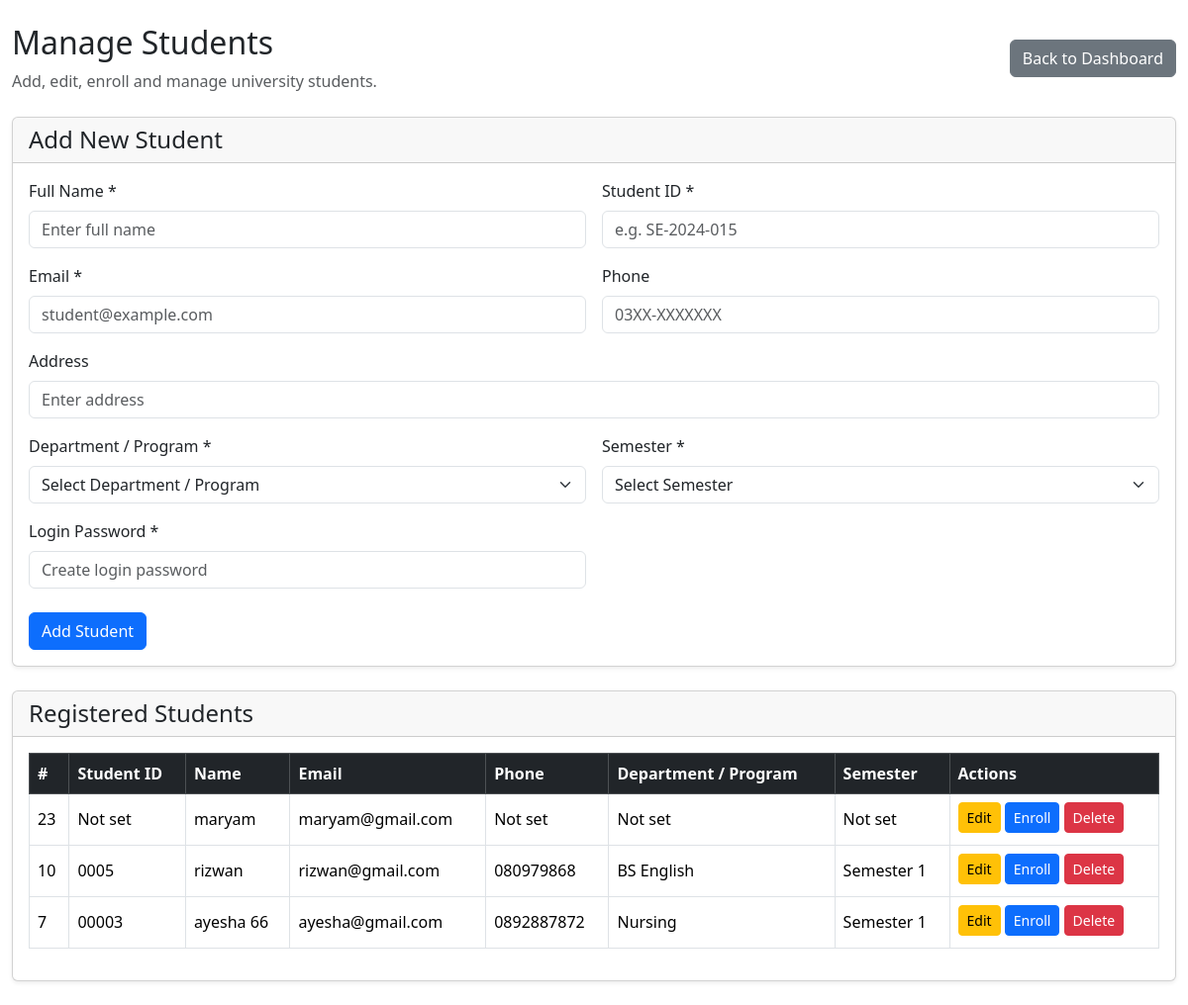
The app's page /admin/students.php (signed in) with its own data.
### tables this page shows
CREATE TABLE `users` (
  `id` int(11) NOT NULL,
  `full_name` varchar(100) NOT NULL,
  `email` varchar(100) NOT NULL,
  `phone` varchar(30) DEFAULT NULL,
  `address` varchar(255) DEFAULT NULL,
  `student_id` varchar(50) DEFAULT NULL,
  `teacher_id` varchar(50) DEFAULT NULL,
  `semester` int(11) DEFAULT NULL,
  `department_id` int(11) DEFAULT NULL,
  `password` varchar(255) NOT NULL,
  `role` enum('student','teacher','admin') NOT NULL DEFAULT 'student',
  `created_at` timestamp NOT NULL DEFAULT current_timestamp()
);

CREATE TABLE `departments` (
  `id` int(11) NOT NULL,
  `name` varchar(100) NOT NULL,
  `description` text DEFAULT NULL,
  `created_at` timestamp NOT NULL DEFAULT current_timestamp()
);

### admin/students.php (the view, shortened to what this page needs)
<?php
include "../includes/db.php";
$result = mysqli_query(
    $conn,
    "SELECT
        u.id,
        u.full_name,
        u.email,
        u.phone,
        u.address,
        u.student_id,
        u.semester,
        u.department_id,
        d.name AS department_name,
        u.created_at
     FROM users u
     LEFT JOIN departments d
        ON u.department_id = d.id
     WHERE u.role = 'student'
     ORDER BY u.id DESC"
);
?>
<!DOCTYPE html>
<html lang="en">
<head>
    <link
        href="https://cdn.jsdelivr.net/npm/bootstrap@5.3.3/dist/css/bootstrap.min.css"
        rel="stylesheet"
    >
</head>
<body>
<div class="container-fluid py-4">
    <div class="d-flex justify-content-between align-items-center mb-4">
        <div>
            <h2>Manage Students</h2>
            <p class="text-muted mb-0">
                Add, edit, enroll and manage university students.
            </p>
        </div>
        <a
            href="dashboard.php"
            class="btn btn-secondary"
        >
            Back to Dashboard
        </a>
    </div>
    <div class="card shadow-sm mb-4">
        <div class="card-header">
            <h4 class="mb-0">
                Add New Student
            </h4>
        </div>
        <div class="card-body">
            <form method="POST">
                <div class="row g-3">
                    <div class="col-md-6">
                        <label class="form-label">
                            Full Name *
                        </label>
                        <input
                            type="text"
                            name="full_name"
                            class="form-control"
                            placeholder="Enter full name"
                            required
                        >
                    </div>
                    <div class="col-md-6">
                        <label class="form-label">
                            Student ID *
                        </label>
                        <input
                            type="text"
                            name="student_id"
                            class="form-control"
                            placeholder="e.g. SE-2024-015"
                            required
                        >
                    </div>
                    <div class="col-md-6">
                        <label class="form-label">
                            Email *
                        </label>
                        <input
                            type="email"
                            name="email"
                            class="form-control"
                            placeholder="student@example.com"
                            required
                        >
                    </div>
                    <div class="col-md-6">
                        <label class="form-label">
                            Phone
                        </label>
                        <input
                            type="text"
                            name="phone"
                            class="form-control"
                            placeholder="03XX-XXXXXXX"
                        >
                    </div>
                    <div class="col-md-12">
                        <label class="form-label">
                            Address
                        </label>
                        <input
                            type="text"
                            name="address"
                            class="form-control"
                            placeholder="Enter address"
                        >
                    </div>
                    <div class="col-md-6">
                        <label class="form-label">
                            Department / Program *
                        </label>
                        <select
                            name="department_id"
                            class="form-select"
                            required
                        >
                            <option value="">
                                Select Department / Program
                            </option>
                        </select>
                    </div>
                    <div class="col-md-6">
                        <label class="form-label">
                            Semester *
                        </label>
                        <select
                            name="semester"
                            class="form-select"
                            required
                        >
                            <option value="">
                                Select Semester
                            </option>
                        </select>
                    </div>
                    <div class="col-md-6">
                        <label class="form-label">
                            Login Password *
                        </label>
                        <input
                            type="password"
                            name="password"
                            class="form-control"
                            placeholder="Create login password"
                            required
                        >
                    </div>
                </div>
                <div class="mt-4">
                    <button
                        type="submit"
                        name="add_student"
                        class="btn btn-primary"
                    >
                        Add Student
                    </button>
                </div>
            </form>
        </div>
    </div>
    <div class="card shadow-sm">
        <div class="card-header">
            <h4 class="mb-0">
                Registered Students
            </h4>
        </div>
        <div class="card-body">
            <div class="table-responsive">
                <table
                    class="table table-bordered table-hover align-middle"
                >
                    <thead class="table-dark">
                        <tr>
                            <th>#</th>
                            <th>Student ID</th>
                            <th>Name</th>
                            <th>Email</th>
                            <th>Phone</th>
                            <th>Department / Program</th>
                            <th>Semester</th>
                            <th>Actions</th>
                        </tr>
                    </thead>
                    <tbody>
                    <?php if (mysqli_num_rows($result) > 0): ?>
                        <?php while ($student = mysqli_fetch_assoc($result)): ?>
                            <tr>
                                <td>
                                    <?php
                                    echo $student['id'];
                                    ?>
                                </td>
                                <td>
                                    <?php
                                    echo !empty($student['student_id'])
                                        ? htmlspecialchars(
                                            $student['student_id']
                                        )
                                        : "Not set";
                                    ?>
                                </td>
                                <td>
                                    <?php
                                    echo htmlspecialchars(
                                        $student['full_name']
                                    );
                                    ?>
                                </td>
                                <td>
                                    <?php
                                    echo htmlspecialchars(
                                        $student['email']
                                    );
                                    ?>
                                </td>
                                <td>
                                    <?php
                                    echo !empty($student['phone'])
                                        ? htmlspecialchars(
                                            $student['phone']
                                        )
                                        : "Not set";
                                    ?>
                                </td>
                                <td>
                                    <?php
                                    echo !empty(
                                        $student['department_name']
                                    )
                                        ? htmlspecialchars(
                                            $student['department_name']
                                        )
                                        : "Not set";
                                    ?>
                                </td>
                                <td>
                                    <?php
                                    echo !empty(
                                        $student['semester']
                                    )
                                        ? "Semester " .
                                          $student['semester']
                                        : "Not set";
                                    ?>
                                </td>
                                <td>
                                    <a
                                        href="edit_student.php?id=<?php echo $student['id']; ?>"
                                        class="btn btn-sm btn-warning mb-1"
                                    >
                                        Edit
                                    </a>
                                    <a
                                        href="enroll_student.php?student_id=<?php echo $student['id']; ?>"
                                        class="btn btn-sm btn-primary mb-1"
                                    >
                                        Enroll
                                    </a>
                                    <a
                                        href="students.php?delete=<?php echo $student['id']; ?>"
                                        class="btn btn-sm btn-danger mb-1"
                                        onclick="return confirm('Are you sure you want to delete this student?');"
                                    >
                                        Delete
                                    </a>
                                </td>
                            </tr>
                        <?php endwhile; ?>
                    <?php endif; ?>
                    </tbody>
                </table>
            </div>
        </div>
    </div>
</div>
</body>
</html>

### records on screen
users: id "23", shows "Not set", full_name "maryam", email "maryam@gmail.com"
users: id "10", student "0005", full_name "rizwan", email "rizwan@gmail.com", phone "080979868", department.name "BS English", semester "1"
users: id "7", student "00003", full_name "ayesha 66", email "ayesha@gmail.com", phone "0892887872", department.name "Nursing", semester "1"
